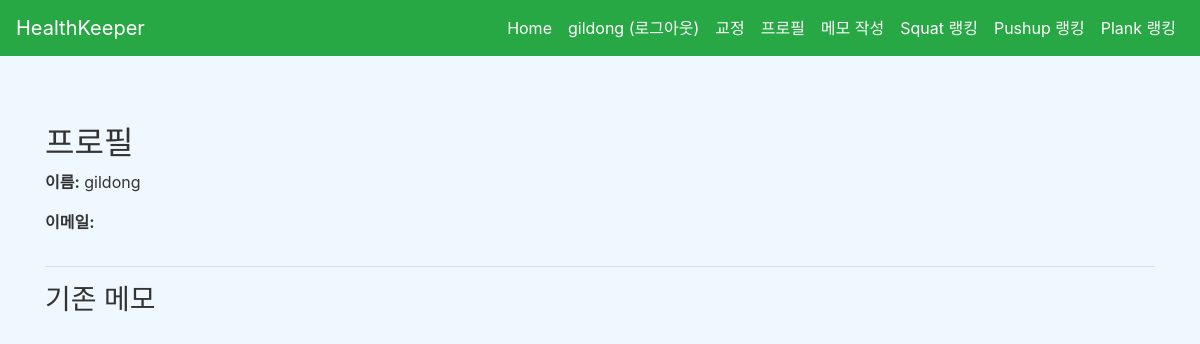
The app's page /profile/ (signed in), older data.
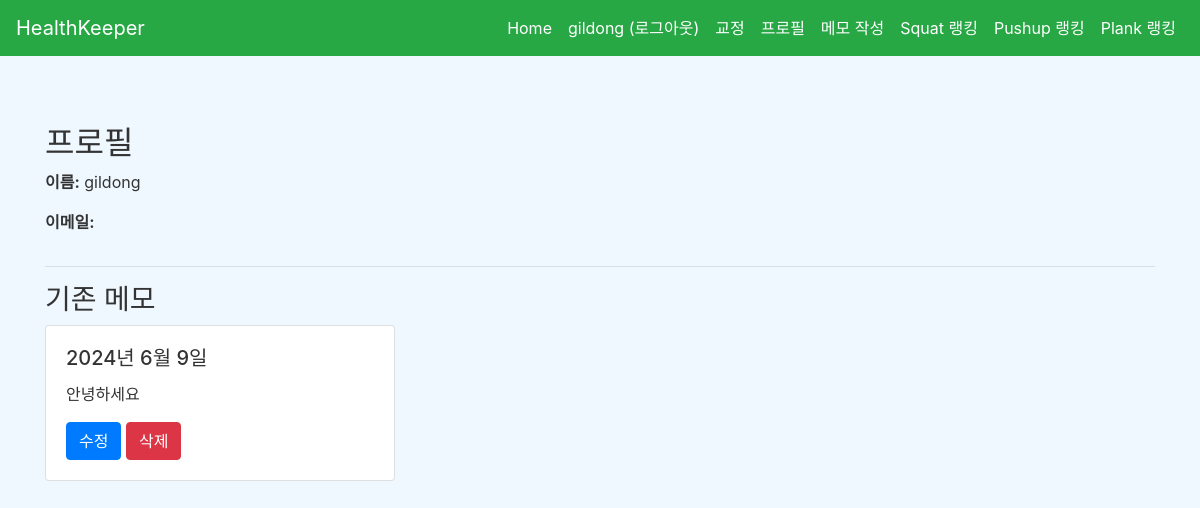
The same page, newer data.
### accounts/models.py (models this page shows)
class CustomUser(AbstractUser):
    rank = models.IntegerField(default=0)

class Memo(models.Model):
    user = models.ForeignKey(CustomUser, on_delete=models.CASCADE)
    date = models.DateField()
    text = models.TextField()
    photo = models.ImageField(upload_to='photos/', blank=True, null=True)

### accounts/views.py (the view)
# urls.py: path('profile/', profile, name='profile'),
@login_required
def profile(request):
    user = request.user
    memos = Memo.objects.filter(user=user)
    return render(request, 'registration/profile.html', {'user': user, 'memos': memos})

### templates/registration/profile.html (shortened to what this page needs)
{% extends 'base.html' %}
{% block content %}
<div class="container mt-5">
    <h2>프로필</h2>
    <div class="row">
        <div class="col-md-12">
            <p><strong>이름:</strong> {{ user.username }}</p>
            <p><strong>이메일:</strong> {{ user.email }}</p>
        </div>
    </div>
    <hr>
    <h3>기존 메모</h3>
    <div class="row">
        {% for memo in memos %}
            <div class="col-md-4">
                <div class="card mb-4">
                    <div class="card-body">
                        <h5 class="card-title">{{ memo.date }}</h5>
                        <p class="card-text">{{ memo.text }}</p>
                        <a href="{% url 'memo_update' memo.pk %}" class="btn btn-primary">수정</a>
                        <form action="{% url 'memo_delete' memo.pk %}" method="post" style="display:inline;">
                            <button type="submit" class="btn btn-danger">삭제</button>
                        </form>
                    </div>
                </div>
            </div>
        {% endfor %}
    </div>
</div>
{% endblock %}

### templates/base.html (shortened to what this page needs)
<!DOCTYPE html>
<html lang="ko">
<head>
    <link href="https://maxcdn.bootstrapcdn.com/bootstrap/4.5.2/css/bootstrap.min.css" rel="stylesheet">
</head>
<body>
    <header>
        <nav class="navbar navbar-expand-lg">
            <a class="navbar-brand" href="{% url 'home' %}">HealthKeeper</a>
            <div class="collapse navbar-collapse" id="navbarNav">
                <ul class="navbar-nav ml-auto">
                    <li class="nav-item">
                        <a class="nav-link" href="{% url 'home' %}">Home</a>
                    </li>
                    <li class="nav-item ">
                        {% if user.is_authenticated %}
                        <a class="nav-link" href="{% url 'logout' %}">{{ user.username }} (로그아웃)</a>
                        {% else %}
                        <a class="nav-link" href="{% url 'login' %}">로그인</a>
                        {% endif %}
                    </li>
                    <li class="nav-item">
                        {% if user.is_authenticated %}
                        <a class="nav-link" href="{% url 'webcam' %}">교정</a>
                        {% endif %}
                    </li>
                    <li class="nav-item">
                        {% if user.is_authenticated %}
                        <a class="nav-link" href="{% url 'profile' %}">프로필</a>
                        {% endif %}
                    </li>
                    <li class="nav-item">
                        {% if user.is_authenticated %}
                        <a class="nav-link" href="{% url 'memo_create' %}">메모 작성</a>
                        {% endif %}
                    </li>
                    <li class="nav-item">
                        {% if user.is_authenticated %}
                        <a class="nav-link" href="{% url 'user_squat_result' %}">Squat 랭킹</a>
                        {% endif %}
                    </li>
                    <li class="nav-item">
                        {% if user.is_authenticated %}
                        <a class="nav-link" href="{% url 'user_pushup_result' %}">Pushup 랭킹</a>
                        {% endif %}
                    </li>
                    <li class="nav-item">
                        {% if user.is_authenticated %}
                        <a class="nav-link" href="{% url 'user_plank_result' %}">Plank 랭킹</a>
                        {% endif %}
                    </li>
                </ul>
            </div>
        </nav>
    </header>
    <main class="content">
        {% block content %}{% endblock %}
    </main>
</body>
</html>

### templates/base.html (style rules this page uses)
body { background-color: #f0f8ff; color: #333; }
.navbar { background-color: #28a745; }
.navbar-brand, .nav-link { color: white !important; }
.content { padding: 20px; }

Row changes from the older to the newer data that the page shows:
added Memo: date "2024년 6월 9일", text "안녕하세요"
